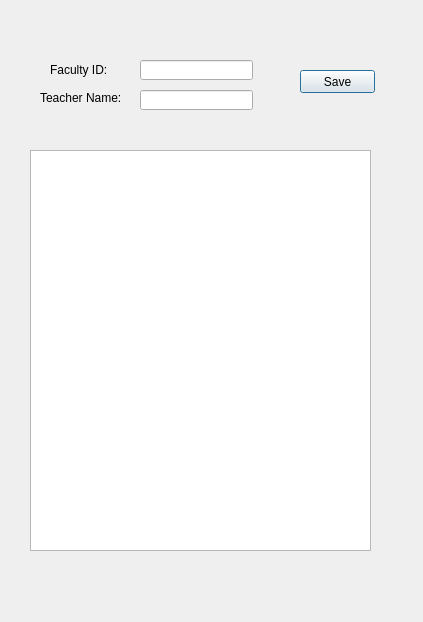
<?xml version="1.0" encoding="UTF-8"?>
<ui version="4.0">
 <class>addTeacherDialog</class>
 <widget class="QDialog" name="addTeacherDialog">
  <property name="geometry">
   <rect>
    <x>0</x>
    <y>0</y>
    <width>423</width>
    <height>622</height>
   </rect>
  </property>
  <property name="windowTitle">
   <string>Add New Teacher</string>
  </property>
  <widget class="QLabel" name="teacherNameLabel">
   <property name="geometry">
    <rect>
     <x>40</x>
     <y>90</y>
     <width>91</width>
     <height>16</height>
    </rect>
   </property>
   <property name="text">
    <string>Teacher Name: </string>
   </property>
  </widget>
  <widget class="QLabel" name="facultyIDLabel">
   <property name="geometry">
    <rect>
     <x>50</x>
     <y>60</y>
     <width>61</width>
     <height>20</height>
    </rect>
   </property>
   <property name="text">
    <string>Faculty ID:</string>
   </property>
  </widget>
  <widget class="QPushButton" name="saveButton">
   <property name="geometry">
    <rect>
     <x>300</x>
     <y>70</y>
     <width>75</width>
     <height>23</height>
    </rect>
   </property>
   <property name="text">
    <string>Save</string>
   </property>
  </widget>
  <widget class="QLineEdit" name="teacherName">
   <property name="geometry">
    <rect>
     <x>140</x>
     <y>90</y>
     <width>113</width>
     <height>20</height>
    </rect>
   </property>
  </widget>
  <widget class="QLineEdit" name="facultyID">
   <property name="geometry">
    <rect>
     <x>140</x>
     <y>60</y>
     <width>113</width>
     <height>20</height>
    </rect>
   </property>
  </widget>
  <widget class="QTextBrowser" name="teachersList">
   <property name="geometry">
    <rect>
     <x>30</x>
     <y>150</y>
     <width>341</width>
     <height>401</height>
    </rect>
   </property>
  </widget>
 </widget>
 <tabstops>
  <tabstop>facultyID</tabstop>
  <tabstop>teacherName</tabstop>
  <tabstop>saveButton</tabstop>
  <tabstop>teachersList</tabstop>
 </tabstops>
 <resources/>
 <connections>
  <connection>
   <sender>saveButton</sender>
   <signal>pressed()</signal>
   <receiver>teacherName</receiver>
   <slot>selectAll()</slot>
   <hints>
    <hint type="sourcelabel">
     <x>197</x>
     <y>161</y>
    </hint>
    <hint type="destinationlabel">
     <x>196</x>
     <y>69</y>
    </hint>
   </hints>
  </connection>
 </connections>
</ui>
